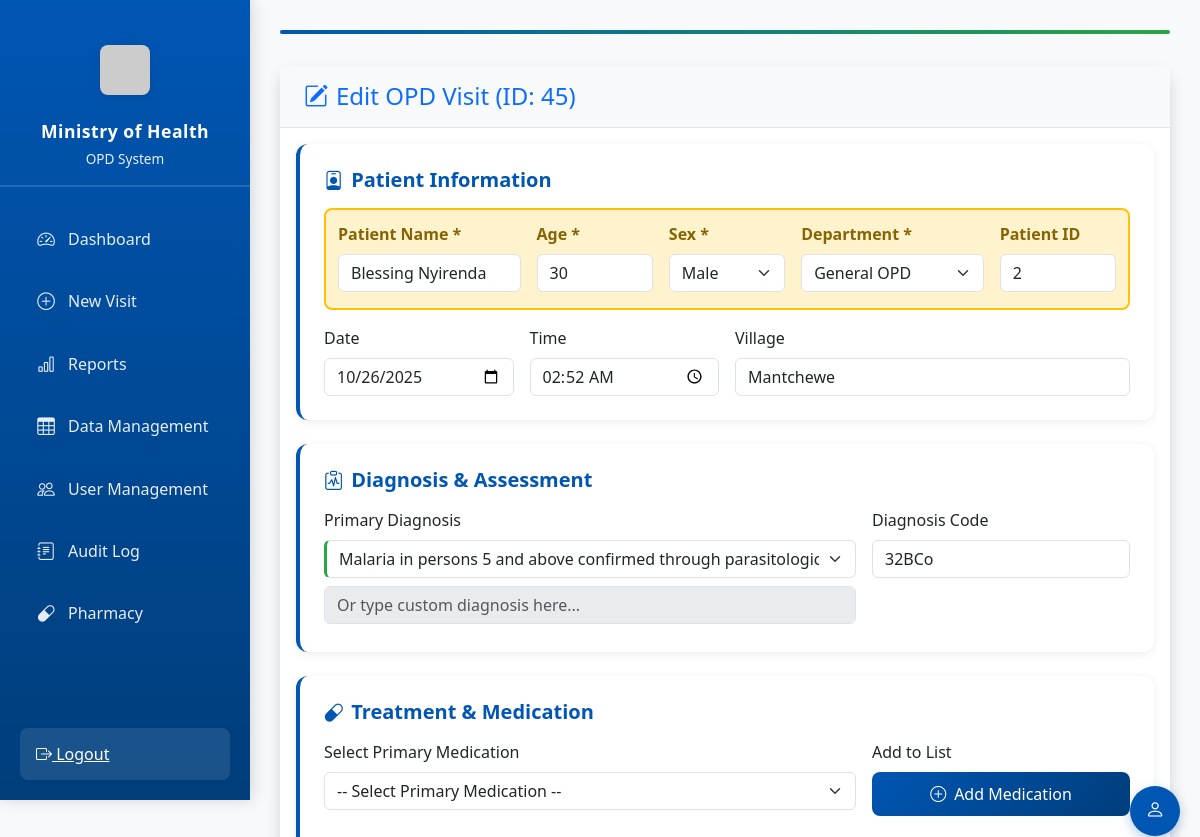
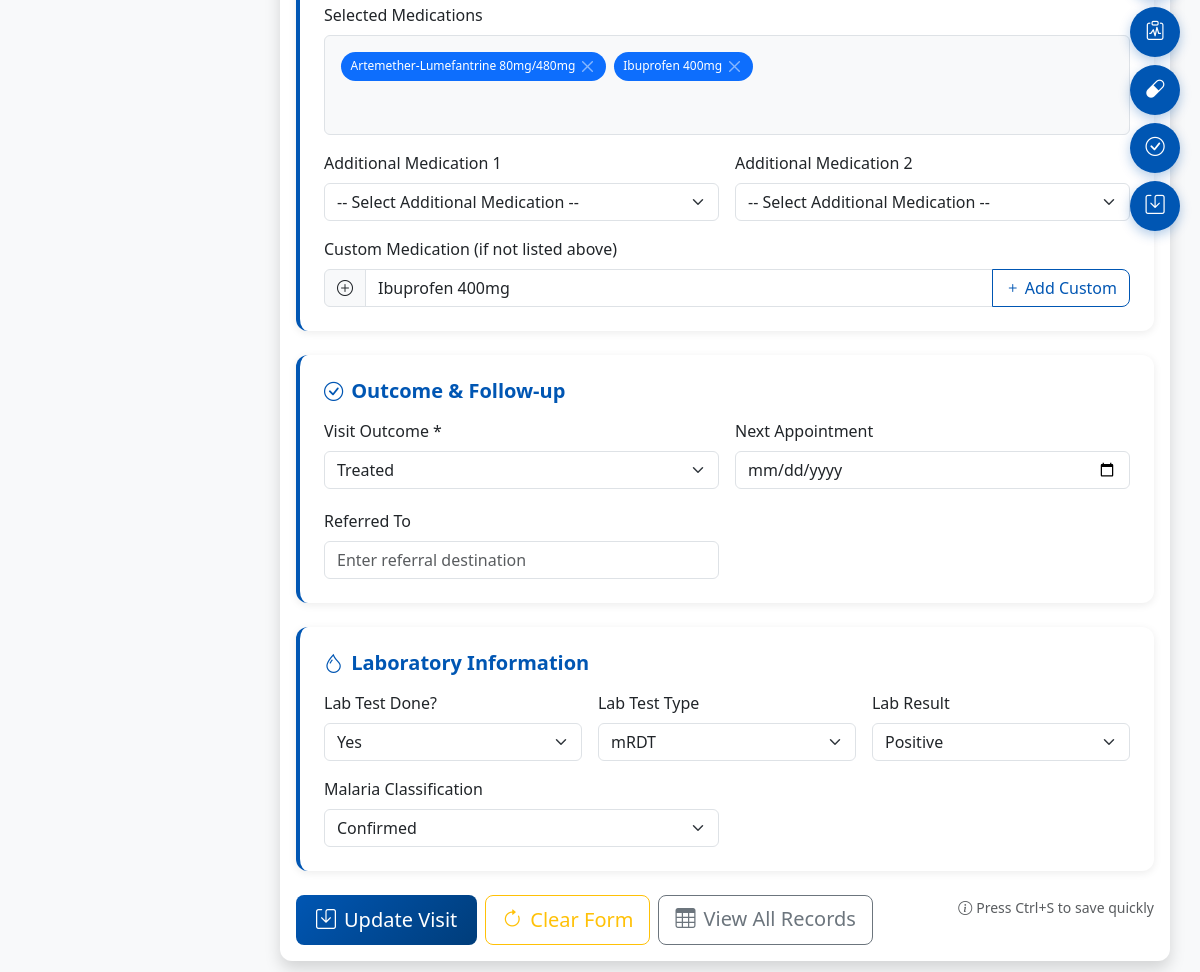
The page /opd/edit/45 (signed in) on the database its author committed (2 pictures, top to bottom).
### tables this page shows
CREATE TABLE opd_visits (
            id INTEGER PRIMARY KEY AUTOINCREMENT,
            visit_date TEXT,
            visit_time TEXT,
            patient_id TEXT,
            age INTEGER,
            sex TEXT,
            village TEXT,
            department TEXT,
            chief_complaint TEXT,
            diagnosis TEXT,
            treatment_given TEXT,
            outcome TEXT,
            referred_to TEXT,
            next_appointment TEXT,
            entered_by TEXT,
            timestamp TEXT
        , patient_name TEXT, lab_tested TEXT, lab_result TEXT, malaria_classification TEXT, lab_test_type TEXT, diagnosis_code TEXT NOT NULL DEFAULT '');

### app.py (the view, shortened to what this page needs)
@app.route('/opd/edit/<int:id>', methods=['GET', 'POST'])
@login_required
def opd_edit(id):
    if not current_user.is_supervisor():
        flash('⛔ Access denied. Only supervisors can edit records.', 'warning')
        return redirect(url_for('opd_view'))
    conn = get_db()
    c = conn.cursor()
    c.execute("SELECT * FROM opd_visits WHERE id = ?", (id,))
    row = c.fetchone()
    if not row:
        flash('Record not found.', 'danger')
        return redirect(url_for('opd_view'))
    columns = [desc[0] for desc in c.description]
    record = dict(zip(columns, row))
    conn.close()
    record_drugs = [d.strip() for d in (record['treatment_given'].split(';') if record['treatment_given'] else [])]
    return render_template('opd_form.html',
                          record=record,
                          editing=True,
                          disease_codes=HMIS_DISEASE_CODES,
                          drug_list=MALAWI_DRUGS,
                          record_drugs=record_drugs)

### templates/opd_form.html (shortened to what this page needs)
{% extends "base.html" %}
{% block content %}
<div class="row">
    <div class="col-12">
        <div class="form-progress">
            <div class="form-progress-bar" id="progressBar"></div>
        </div>
        <div class="card shadow">
            <div class="card-header py-3">
                <h4 class="m-0 font-weight-bold text-primary">
                    {% if editing %}
                    <i class="bi bi-pencil-square me-2"></i>Edit OPD Visit (ID: {{ record.id }})
                    {% else %}
                    <i class="bi bi-plus-circle me-2"></i>Record New OPD Visit
                    {% endif %}
                </h4>
            </div>
            <div class="card-body">
                <form method="POST" id="opdForm">
                    <div class="form-section">
                        <h5><i class="bi bi-person-badge"></i>Patient Information</h5>
                        <div class="priority-field">
                            <div class="row g-3">
                                <div class="col-md-3">
                                    <label class="form-label">Patient Name *</label>
                                    <input type="text" name="patient_name" class="form-control" value="{{ record.patient_name if editing else '' }}" placeholder="e.g., John Banda" required data-validate="required">
                                </div>
                                <div class="col-md-2">
                                    <label class="form-label">Age *</label>
                                    <input type="number" min="0" max="150" name="age" class="form-control" value="{{ record.age if editing else '' }}" required data-validate="required">
                                </div>
                                <div class="col-md-2">
                                    <label class="form-label">Sex *</label>
                                    <select name="sex" class="form-select" required data-validate="required">
                                        <option {% if editing and record.sex == 'Male' %}selected{% endif %}>Male</option>
                                    </select>
                                </div>
                                <div class="col-md-3">
                                    <label class="form-label">Department *</label>
                                    <select name="department" class="form-select" required data-validate="required">
                                        <option {% if editing and record.department == 'General OPD' %}selected{% endif %}>General OPD</option>
                                    </select>
                                </div>
                                <div class="col-md-2">
                                    <label class="form-label">Patient ID</label>
                                    <input type="text" name="patient_id" class="form-control" value="{{ record.patient_id if editing else generated_id }}" readonly>
                                </div>
                            </div>
                        </div>
                        <div class="row g-3">
                            <div class="col-md-3">
                                <label class="form-label">Date</label>
                                <input type="date" name="visit_date" class="form-control" value="{{ record.visit_date if editing else today }}" {% if not editing %}disabled{% endif %}>
                            </div>
                            <div class="col-md-3">
                                <label class="form-label">Time</label>
                                <input type="time" name="visit_time" class="form-control" value="{{ record.visit_time if editing else now_time }}" {% if not editing %}disabled{% endif %}>
                            </div>
                            <div class="col-md-6">
                                <label class="form-label">Village</label>
                                <input type="text" name="village" class="form-control" value="{{ record.village if editing else '' }}" placeholder="Enter village name">
                            </div>
                        </div>
                    </div>
                    <div class="form-section">
                        <h5><i class="bi bi-clipboard-pulse"></i>Diagnosis & Assessment</h5>
                        <div class="row g-3">
                            <div class="col-md-8">
                                <label class="form-label">Primary Diagnosis</label>
                                <select name="diagnosis_select" class="form-select" onchange="handleDiagnosisSelect(this.value)" data-validate="required">
                                    {% for disease, code in disease_codes.items() %}
                                    <option value="{{ disease }}" data-code="{{ code }}">{{ disease }} {% if code %}(Code: {{ code }}){% endif %}</option>
                                    {% endfor %}
                                </select>
                                <input type="text"
                                       name="diagnosis_custom"
                                       id="diagnosis_custom"
                                       class="form-control mt-2"
                                       placeholder="Or type custom diagnosis here..."
                                       oninput="document.getElementById('diagnosis_code').value = ''">
                            </div>
                            <div class="col-md-4">
                                <label class="form-label">Diagnosis Code</label>
                                <input type="text"
                                       name="diagnosis_code"
                                       id="diagnosis_code"
                                       class="form-control"
                                       placeholder="Enter code (e.g., 9c, 15a)"
                                       value="{% if editing %}{{ record.diagnosis_code }}{% endif %}">
                            </div>
                        </div>
                    </div>
                    <div class="form-section">
                        <h5><i class="bi bi-capsule"></i>Treatment & Medication</h5>
                        <div class="row g-3 mb-4">
                            <div class="col-md-8">
                                <label class="form-label">Select Primary Medication</label>
                                <select name="primary_drug" id="primaryDrugSelect" class="form-select" onchange="addPrimaryDrug()">
                                    <option value="">-- Select Primary Medication --</option>
                                </select>
                            </div>
                            <div class="col-md-4">
                                <label class="form-label">Add to List</label>
                                <button type="button" class="btn btn-primary w-100" onclick="addPrimaryDrug()">
                                    <i class="bi bi-plus-circle me-2"></i>Add Medication
                                </button>
                            </div>
                        </div>
                        <div class="mb-3">
                            <label class="form-label">Selected Medications</label>
                            <div id="selectedDrugs" class="border rounded p-3 bg-light min-height-100">
                            </div>
                        </div>
                        <div class="row g-3">
                            <div class="col-md-6">
                                <label class="form-label">Additional Medication 1</label>
                                <select name="additional_drug_1" class="form-select" onchange="addAdditionalDrug(1)">
                                    <option value="">-- Select Additional Medication --</option>
                                </select>
                            </div>
                            <div class="col-md-6">
                                <label class="form-label">Additional Medication 2</label>
                                <select name="additional_drug_2" class="form-select" onchange="addAdditionalDrug(2)">
                                    <option value="">-- Select Additional Medication --</option>
                                </select>
                            </div>
                        </div>
                        <div class="mt-3">
                            <label class="form-label">Custom Medication (if not listed above)</label>
                            <div class="input-group">
                                <span class="input-group-text"><i class="bi bi-plus-circle"></i></span>
                                <input type="text"
                                       name="custom_drug"
                                       id="customDrugInput"
                                       class="form-control"
                                       placeholder="e.g., Custom medication name and dosage"
                                       value="{% if editing and record.treatment_given %}{{ record.treatment_given.split('; ')|last if record.treatment_given.split('; ')|length > 1 else '' }}{% endif %}">
                                <button type="button" class="btn btn-outline-primary" onclick="addCustomDrug()">
                                    <i class="bi bi-plus"></i> Add Custom
                                </button>
                            </div>
                        </div>
                    </div>
                    <div class="form-section">
                        <h5><i class="bi bi-check-circle"></i>Outcome & Follow-up</h5>
                        <div class="row g-3">
                            <div class="col-md-6">
                                <label class="form-label">Visit Outcome *</label>
                                <select name="outcome" class="form-select" required data-validate="required">
                                    <option {% if editing and record.outcome == 'Treated' %}selected{% endif %}>Treated</option>
                                </select>
                            </div>
                            <div class="col-md-6">
                                <label class="form-label">Next Appointment</label>
                                <input type="date" name="next_appointment" class="form-control" value="{{ record.next_appointment if editing else '' }}">
                            </div>
                            <div class="col-md-6">
                                <label class="form-label">Referred To</label>
                                <input type="text" name="referred_to" class="form-control" value="{{ record.referred_to if editing else '' }}" placeholder="Enter referral destination">
                            </div>
                        </div>
                    </div>
                    <div class="form-section">
                        <h5><i class="bi bi-droplet"></i>Laboratory Information</h5>
                        <div class="row g-3">
                            <div class="col-md-4">
                                <label class="form-label">Lab Test Done?</label>
                                <select name="lab_tested" class="form-select" onchange="toggleLabFields()">
                                    <option {% if editing and record.lab_tested == 'Yes' %}selected{% endif %}>Yes</option>
                                </select>
                            </div>
                            <div class="col-md-4" id="labTestTypeField">
                                <label class="form-label">Lab Test Type</label>
                                <select name="lab_test_type" class="form-select">
                                    <option {% if editing and record.lab_test_type == 'mRDT' %}selected{% endif %}>mRDT</option>
                                </select>
                            </div>
                            <div class="col-md-4" id="labResultField">
                                <label class="form-label">Lab Result</label>
                                <select name="lab_result" class="form-select">
                                    <option {% if editing and record.lab_result == 'Positive' %}selected{% endif %}>Positive</option>
                                </select>
                            </div>
                            <div class="col-md-6" id="malariaField">
                                <label class="form-label">Malaria Classification</label>
                                <select name="malaria_classification" class="form-select">
                                    <option {% if editing and record.malaria_classification == 'Confirmed' %}selected{% endif %}>Confirmed</option>
                                </select>
                            </div>
                        </div>
                    </div>
                    <div class="mt-4 d-flex gap-2 flex-wrap justify-content-between">
                        <div class="d-flex gap-2 flex-wrap">
                            <button type="submit" class="btn btn-primary btn-lg">
                                <i class="bi bi-save me-2"></i>{% if editing %}Update Visit{% else %}Save Visit{% endif %}
                            </button>
                            <button type="button" class="btn btn-outline-warning btn-lg" onclick="clearForm()">
                                <i class="bi bi-arrow-clockwise me-2"></i>Clear Form
                            </button>
                            <a href="/opd/view" class="btn btn-outline-secondary btn-lg">
                                <i class="bi bi-table me-2"></i>View All Records
                            </a>
                        </div>
                        <div class="text-muted">
                            <small><i class="bi bi-info-circle me-1"></i>Press Ctrl+S to save quickly</small>
                        </div>
                    </div>
                </form>
            </div>
        </div>
    </div>
</div>
<div class="quick-actions">
    <button type="button" class="quick-action-btn" onclick="scrollToSection('patient')" title="Patient Info">
        <i class="bi bi-person"></i>
    </button>
    <button type="button" class="quick-action-btn" onclick="scrollToSection('diagnosis')" title="Diagnosis">
        <i class="bi bi-clipboard-pulse"></i>
    </button>
    <button type="button" class="quick-action-btn" onclick="scrollToSection('treatment')" title="Treatment">
        <i class="bi bi-capsule"></i>
    </button>
    <button type="button" class="quick-action-btn" onclick="scrollToSection('outcome')" title="Outcome">
        <i class="bi bi-check-circle"></i>
    </button>
    <button type="button" class="quick-action-btn" onclick="document.getElementById('opdForm').submit()" title="Save">
        <i class="bi bi-save"></i>
    </button>
</div>
{% endblock %}

### rows shown on the page
opd_visits: id "45", patient_name "Blessing Nyirenda", age "30", sex "Male", department "General OPD", patient_id "2", visit_date "10/26/2025", visit_time "02:52", village "Mantchewe", diagnosis_code "32BCo", custom_drug "Ibuprofen 400mg", outcome "Treated", lab_tested "Yes", lab_test_type "mRDT", lab_result "Positive", malaria_classification "Confirmed"

### other values the page prints
form field diagnosis_select "Malaria in persons 5 and above confirmed through parasitological test (Code: 32BCo)"
